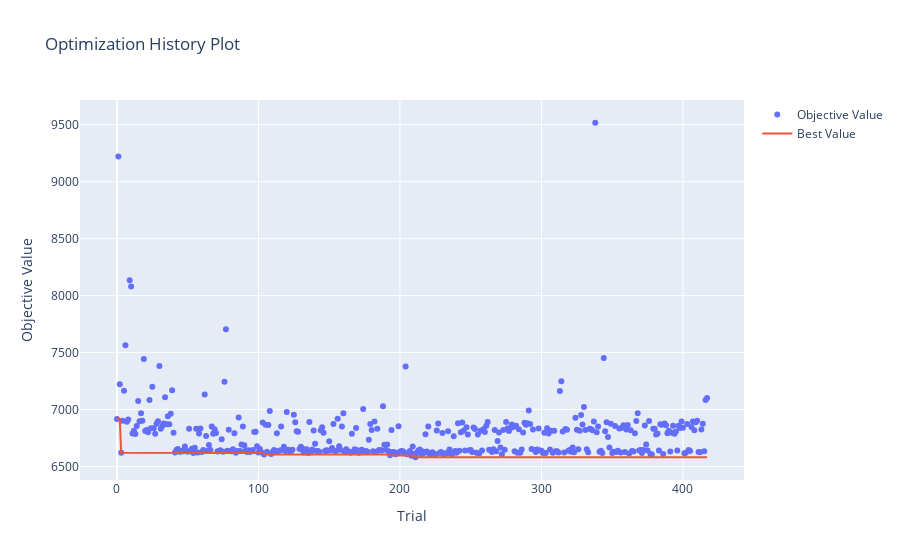

This figure's notebook cell:
### Markdown cell above
## 1.5 Visualizaciones (0.5 puntos)

<p align="center">
  <img src="https://media.tenor.com/F-LgB1xTebEAAAAd/look-at-this-graph-nickelback.gif">
</p>


Satisfecho con su trabajo, Fiu le pregunta si es posible generar visualizaciones que permitan entender el entrenamiento de su modelo.

A partir del siguiente <a href = https://optuna.readthedocs.io/en/stable/tutorial/10_key_features/005_visualization.html#visualization>enlace</a>, genere las siguientes visualizaciones:

- Gráfico de historial de optimización
- Gráfico de coordenadas paralelas
- Gráfico de importancia de hiperparámetros

Comente sus resultados: ¿Desde qué *trial* se empiezan a observar mejoras notables en sus resultados? ¿Qué tendencias puede observar a partir del gráfico de coordenadas paralelas? ¿Cuáles son los hiperparámetros con mayor importancia para la optimización de su modelo?

### Code cell
# Inserte su código acá
from optuna.visualization import plot_optimization_history
from optuna.visualization import plot_parallel_coordinate
from optuna.visualization import plot_param_importances

# Gráfico de historial de optimización con Optuna
plot_optimization_history(study)

### Figure 1 — Plotly figure (JSON) as saved in the notebook; plotly's stock layout.template omitted (floating-point values rounded to 4 significant figures; data arrays with more than 128 entries replaced by an {"elided": "..."} marker saying what was removed)
{"data": [{"mode": "markers", "name": "Objective Value", "type": "scatter", "x": {"elided": "418 int values"}, "y": {"elided": "418 float values"}}, {"mode": "lines", "name": "Best Value", "type": "scatter", "x": {"elided": "418 int values"}, "y": {"elided": "418 float values"}}, {"marker": {"color": "#cccccc"}, "mode": "markers", "name": "Infeasible Trial", "showlegend": false, "type": "scatter", "x": [], "y": []}], "layout": {"title": {"text": "Optimization History Plot"}, "xaxis": {"title": {"text": "Trial"}}, "yaxis": {"title": {"text": "Objective Value"}}}}
